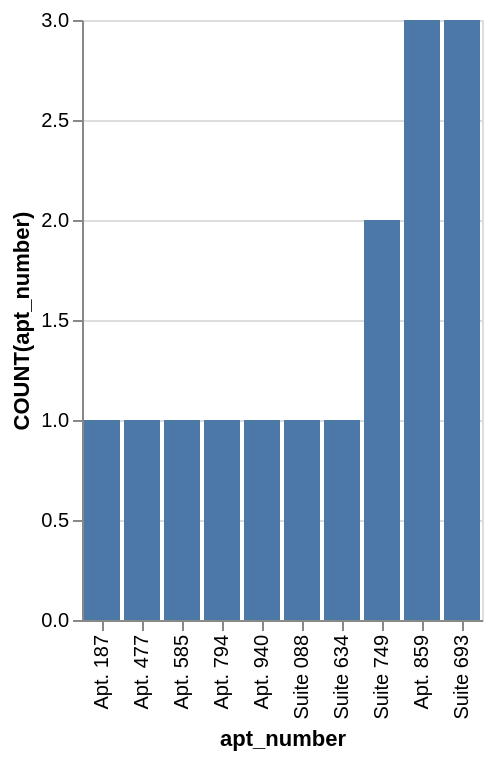

Express this chart as Vega-Lite.
### Vega-Lite specification from a JSON file in a GitHub repository (floating-point values rounded to 4 significant figures)
{"data": {"values": [{"x_data": "Apt. 187", "y_data": 1}, {"x_data": "Apt. 477", "y_data": 1}, {"x_data": "Apt. 585", "y_data": 1}, {"x_data": "Apt. 794", "y_data": 1}, {"x_data": "Apt. 940", "y_data": 1}, {"x_data": "Suite 088", "y_data": 1}, {"x_data": "Suite 634", "y_data": 1}, {"x_data": "Suite 749", "y_data": 2}, {"x_data": "Apt. 859", "y_data": 3}, {"x_data": "Suite 693", "y_data": 3}]}, "mark": "bar", "encoding": {"x": {"field": "x_data", "type": "nominal", "title": "apt_number", "sort": {"op": "sum", "field": "y_data", "order": "ascending"}}, "y": {"field": "y_data", "type": "quantitative", "title": "COUNT(apt_number)"}}}
